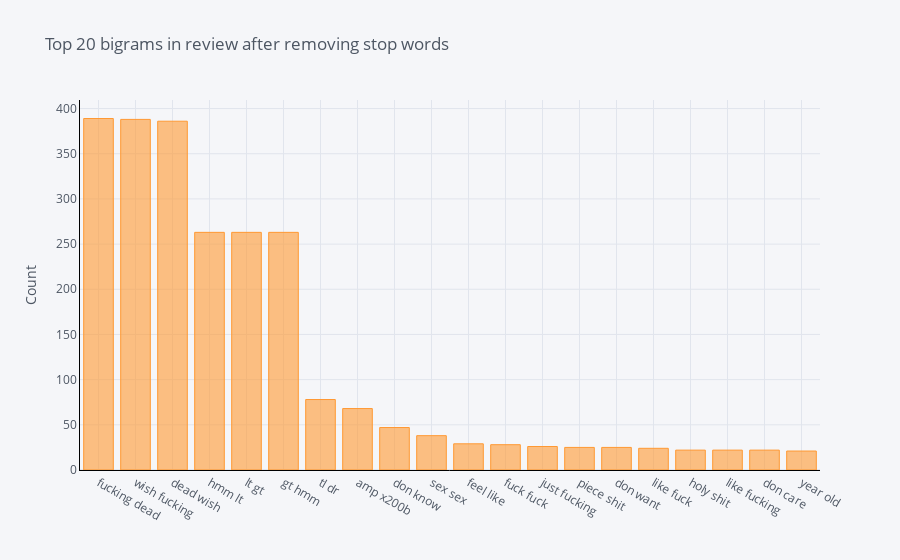

Here is the notebook cell this chart was saved with:
### Code cell
def get_top_n_bigram(corpus, n=None):
    vec = CountVectorizer(ngram_range=(2, 2), stop_words='english').fit(corpus)
    bag_of_words = vec.transform(corpus)
    sum_words = bag_of_words.sum(axis=0) 
    words_freq = [(word, sum_words[0, idx]) for word, idx in vec.vocabulary_.items()]
    words_freq =sorted(words_freq, key = lambda x: x[1], reverse=True)
    return words_freq[:n]
common_words = get_top_n_bigram(post_label_neg.selftext, 20)
for word, freq in common_words:
    print(word, freq)
df4 = pd.DataFrame(common_words, columns = ['title' , 'count'])
df4.groupby('title').sum()['count'].sort_values(ascending=False).iplot(
    kind='bar', yTitle='Count', linecolor='black', title='Top 20 bigrams in review after removing stop words')

### Figure 1 — Plotly figure (JSON) as saved in the notebook; plotly's stock layout.template omitted (floating-point values rounded to 4 significant figures)
{"data": [{"marker": {"color": "rgba(255, 153, 51, 0.6)", "line": {"color": "rgba(255, 153, 51, 1.0)", "width": 1}}, "name": "count", "orientation": "v", "text": "", "type": "bar", "x": ["fucking dead", "wish fucking", "dead wish", "hmm lt", "lt gt", "gt hmm", "tl dr", "amp x200b", "don know", "sex sex", "feel like", "fuck fuck", "just fucking", "piece shit", "don want", "like fuck", "holy shit", "like fucking", "don care", "year old"], "y": [389, 388, 386, 263, 263, 263, 78, 68, 47, 38, 29, 28, 26, 25, 25, 24, 22, 22, 22, 21]}], "layout": {"legend": {"bgcolor": "#F5F6F9", "font": {"color": "#4D5663"}}, "paper_bgcolor": "#F5F6F9", "plot_bgcolor": "#F5F6F9", "title": {"font": {"color": "#4D5663"}, "text": "Top 20 bigrams in review after removing stop words"}, "xaxis": {"gridcolor": "#E1E5ED", "linecolor": "black", "showgrid": true, "tickfont": {"color": "#4D5663"}, "title": {"font": {"color": "#4D5663"}, "text": ""}, "zerolinecolor": "#E1E5ED"}, "yaxis": {"gridcolor": "#E1E5ED", "linecolor": "black", "showgrid": true, "tickfont": {"color": "#4D5663"}, "title": {"font": {"color": "#4D5663"}, "text": "Count"}, "zerolinecolor": "#E1E5ED"}}}
